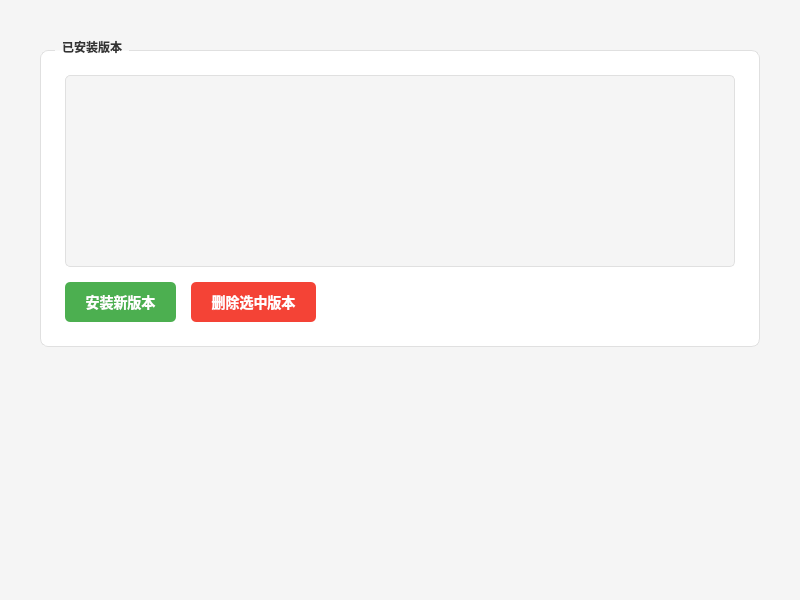
<?xml version="1.0" encoding="UTF-8"?>
<ui version="4.0">
 <class>VersionPage</class>
 <widget class="QWidget" name="VersionPage">
  <property name="geometry">
   <rect>
    <x>0</x>
    <y>0</y>
    <width>800</width>
    <height>600</height>
   </rect>
  </property>
  <property name="windowTitle">
   <string>Form</string>
  </property>
  <property name="styleSheet">
   <string notr="true">background-color: #f5f5f5;</string>
  </property>
  <layout class="QVBoxLayout" name="mainLayout">
   <property name="spacing">
    <number>20</number>
   </property>
   <property name="leftMargin">
    <number>30</number>
   </property>
   <property name="topMargin">
    <number>30</number>
   </property>
   <property name="rightMargin">
    <number>30</number>
   </property>
   <property name="bottomMargin">
    <number>30</number>
   </property>
   <item>
    <widget class="QScrollArea" name="scrollArea">
     <property name="widgetResizable">
      <bool>true</bool>
     </property>
     <property name="frameShape">
      <enum>QFrame::NoFrame</enum>
     </property>
     <property name="styleSheet">
      <string notr="true">background-color: transparent;</string>
     </property>
     <widget class="QWidget" name="scrollContent">
      <property name="geometry">
       <rect>
        <x>0</x>
        <y>0</y>
        <width>740</width>
        <height>540</height>
       </rect>
      </property>
      <layout class="QVBoxLayout" name="scrollLayout">
       <property name="spacing">
        <number>20</number>
       </property>
       <property name="leftMargin">
        <number>10</number>
       </property>
       <property name="topMargin">
        <number>10</number>
       </property>
       <property name="rightMargin">
        <number>10</number>
       </property>
       <property name="bottomMargin">
        <number>10</number>
       </property>
       <item>
        <widget class="QGroupBox" name="versionGroup">
         <property name="title">
          <string>已安装版本</string>
         </property>
         <property name="styleSheet">
          <string notr="true">QGroupBox {
background-color: #ffffff;
border: 1px solid #e0e0e0;
border-radius: 8px;
margin-top: 10px;
padding: 15px;
font-weight: bold;
font-family: 'Source Han Sans CN', '思源黑体', 'Microsoft YaHei', sans-serif;
}
QGroupBox::title {
subcontrol-origin: margin;
left: 15px;
padding: 0 5px;
color: #333333;
}</string>
         </property>
         <layout class="QVBoxLayout" name="versionLayout">
          <property name="spacing">
           <number>15</number>
          </property>
          <item>
           <widget class="QListWidget" name="versionListWidget">
            <property name="minimumHeight">
             <number>200</number>
            </property>
            <property name="styleSheet">
             <string notr="true">QListWidget {
background-color: #f5f5f5;
border: 1px solid #e0e0e0;
border-radius: 5px;
padding: 5px;
font-family: 'Source Han Sans CN', '思源黑体', 'Microsoft YaHei', sans-serif;
font-size: 14px;
}
QListWidget::item {
padding: 12px 10px;
border-bottom: 1px solid #e0e0e0;
color: #666666;
}
QListWidget::item:selected {
background-color: #e3f2fd;
color: #1976d2;
}
QListWidget::item:hover {
background-color: #e8eaf6;
}</string>
            </property>
           </widget>
          </item>
          <item>
           <layout class="QHBoxLayout" name="buttonLayout">
            <item>
             <widget class="QPushButton" name="installButton">
              <property name="minimumSize">
               <size>
                <width>0</width>
                <height>40</height>
               </size>
              </property>
              <property name="text">
               <string>安装新版本</string>
              </property>
              <property name="styleSheet">
               <string notr="true">QPushButton {
background-color: #4caf50;
color: white;
border: none;
border-radius: 5px;
padding: 8px 20px;
font-size: 14px;
font-weight: bold;
font-family: 'Source Han Sans CN', '思源黑体', 'Microsoft YaHei', sans-serif;
}
QPushButton:hover {
background-color: #45a049;
}</string>
              </property>
             </widget>
            </item>
            <item>
             <widget class="QPushButton" name="removeButton">
              <property name="minimumSize">
               <size>
                <width>0</width>
                <height>40</height>
               </size>
              </property>
              <property name="text">
               <string>删除选中版本</string>
              </property>
              <property name="styleSheet">
               <string notr="true">QPushButton {
background-color: #f44336;
color: white;
border: none;
border-radius: 5px;
padding: 8px 20px;
font-size: 14px;
font-weight: bold;
font-family: 'Source Han Sans CN', '思源黑体', 'Microsoft YaHei', sans-serif;
}
QPushButton:hover {
background-color: #d32f2f;
}</string>
              </property>
             </widget>
            </item>
            <item>
             <spacer name="buttonSpacer">
              <property name="orientation">
               <enum>Qt::Horizontal</enum>
              </property>
              <property name="sizeHint" stdset="0">
               <size>
                <width>40</width>
                <height>20</height>
               </size>
              </property>
             </spacer>
            </item>
           </layout>
          </item>
         </layout>
        </widget>
       </item>
       <item>
        <spacer name="verticalSpacer">
         <property name="orientation">
          <enum>Qt::Vertical</enum>
         </property>
         <property name="sizeHint" stdset="0">
          <size>
           <width>20</width>
           <height>40</height>
          </size>
         </property>
        </spacer>
       </item>
      </layout>
     </widget>
    </widget>
   </item>
  </layout>
 </widget>
 <resources/>
 <connections/>
</ui>
